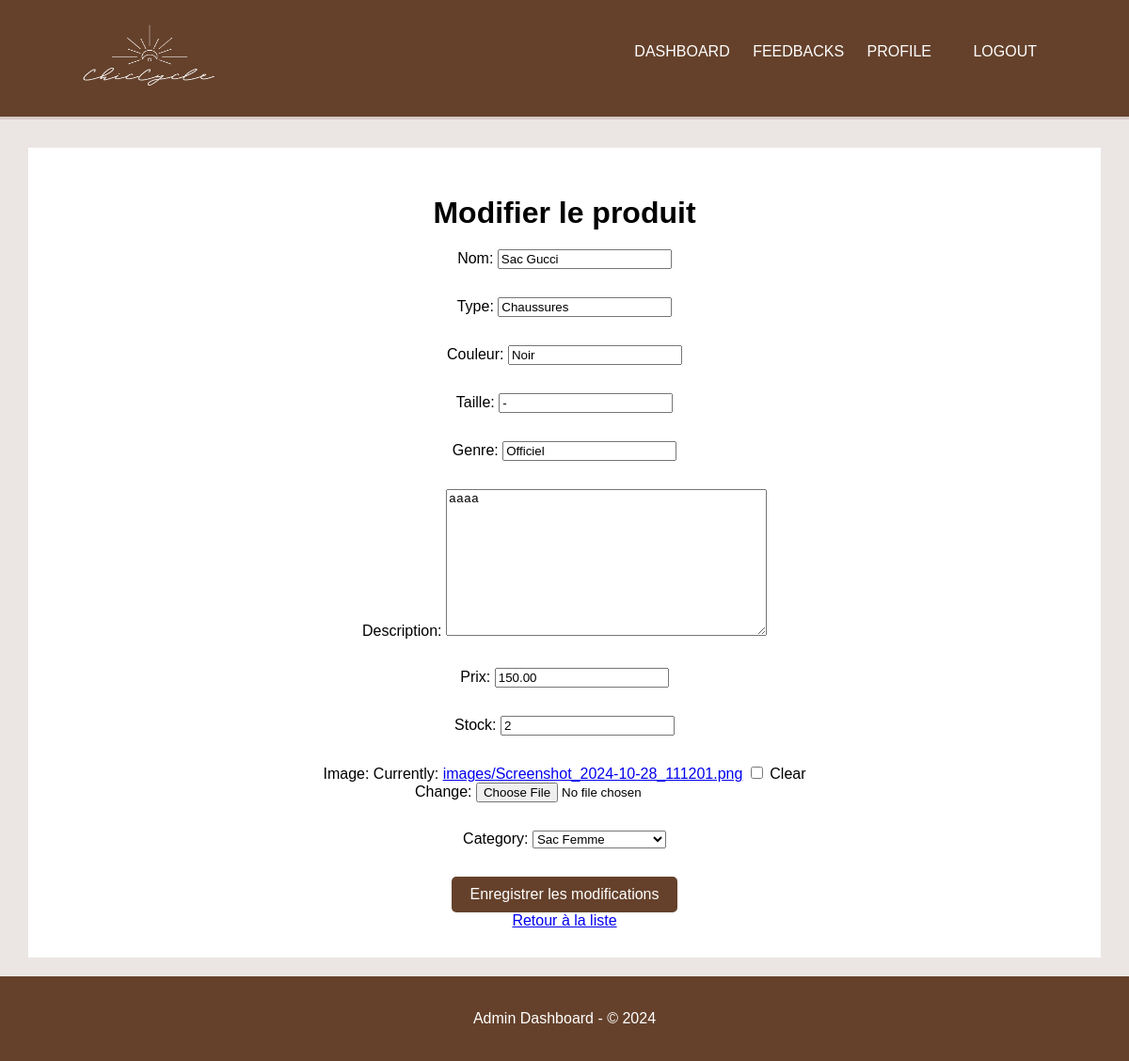
The page /produits/produits/update/1/ on the database its author committed.
### produit/models.py (models this page shows, shortened)
class Produit(models.Model):
    nom = models.CharField(max_length=255)
    type = models.CharField(max_length=255)
    couleur = models.CharField(max_length=255)
    taille = models.CharField(max_length=255)
    genre = models.CharField(max_length=255)
    description = models.TextField()
    prix = models.DecimalField(max_digits=10, decimal_places=2)
    stock = models.IntegerField()
    image = models.ImageField(upload_to='images/', blank=True, null=True)  # Stocke l'image dans media/images/
    category = models.ForeignKey(Category, on_delete=models.CASCADE, null=True, blank=True)

### produit/views.py (the view)
# urls.py: path('produits/update/<int:id>/', views.modifier_produit, name='update_produit'),
def modifier_produit(request, id):
    produit = Produit.objects.get(id=id)
    if request.method == 'POST':
        form = ProduitForm(request.POST,request.FILES, instance=produit  )
        if form.is_valid():
            form.save()
            return redirect('liste_produits')
    else:
        form = ProduitForm(instance=produit)
    return render(request, 'produit/modifier_produit.html', {'form': form})

### produit/forms.py
class ProduitForm(forms.ModelForm):
    class Meta:
        model = Produit
        fields = ['nom', 'type', 'couleur', 'taille', 'genre', 'description', 'prix', 'stock', 'image', 'category']

### categories/models.py (called while the page is built)
    def __str__(self):
        return self.name

### produit/templates/produit/modifier_produit.html (shortened to what this page needs)
{% extends 'base_admin.html' %}
{% block content %}
<h1>Modifier le produit {{ produit.nom }}</h1>
    <form method="post" enctype="multipart/form-data">
        {{ form.as_p }}
        <button type="submit">Enregistrer les modifications</button>
    </form>
    <a href="{% url 'liste_produits' %}">Retour à la liste</a>
{% endblock %}

### users/templates/base_admin.html (style rules this page uses)
body { font-family: Arial, sans-serif; background-color: #ebe6e4; margin: 0; padding: 0; }
.content h1 { margin-bottom: 20px; }
.content p { margin-bottom: 30px; }
button { background-color: #65412b; color: #fff; border: none; padding: 10px 20px; border-radius: 5px; cursor: pointer; font-size: 16px; }

### rows shown on the page
Produit: nom "Sac Gucci", type "Chaussures", couleur "Noir", taille "-", genre "Officiel", description "aaaa", prix "150.00", stock "2", category "Sac Femme"
